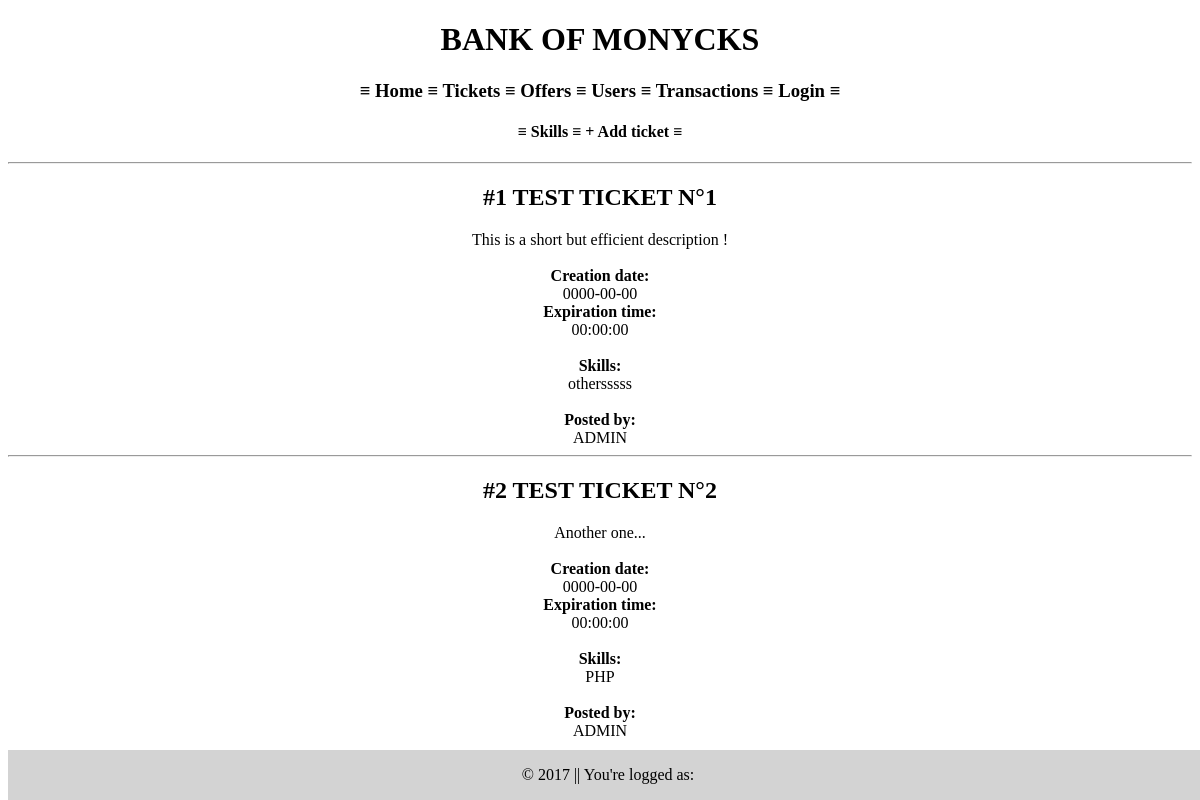
The page /index.php?ticket=list on the database its author committed.
### tables this page shows
CREATE TABLE `users` (
  `id` int(11) NOT NULL,
  `firstname` varchar(100) NOT NULL,
  `lastname` varchar(100) NOT NULL,
  `email` varchar(100) NOT NULL,
  `login` varchar(100) NOT NULL,
  `password` varchar(100) NOT NULL,
  `birthday` date NOT NULL
);

CREATE TABLE `tickets` (
  `id` int(11) NOT NULL,
  `title` varchar(255) NOT NULL,
  `description` varchar(500) NOT NULL,
  `creationDate` date NOT NULL,
  `expTime` time NOT NULL,
  `id_user_ticket` int(11) NOT NULL,
  `id_skill` int(11) NOT NULL
);

CREATE TABLE `skills` (
  `id` int(11) NOT NULL,
  `language` varchar(50) NOT NULL
);

### models/tickets.php (called while the page is built, shortened)
<?php
function getTickets ($bdd){
    $result = $bdd->query("SELECT u.login, t.*,s.language
FROM users u, tickets t, skills s
WHERE u.id=t.id_user_ticket
AND t.id_skill=s.id");
    return $result;
};

### views/listTicketView.php (the view, shortened to what this page needs)
<h4>≡
    <a href="<?php $project_path ?>index.php?skill=list">Skills</a> ≡
    <a href="<?php $project_path ?>index.php?ticket=create">+ Add ticket</a> ≡
</h4>
<?php
foreach (getTickets($bdd) as $tk) {
    echo '<hr><h2>#' . $tk['id'] . ' ' . $tk['title'];
          echo '</h2>'.$tk['description'] . '<br><br>
          <strong>Creation date:</strong><br>' . $tk['creationDate'] .'<br>
          <strong>Expiration time:</strong><br>' . $tk['expTime'] .'<br><br>
          <strong>Skills:</strong><br>' . $tk['language'] .'<br><br>
          <strong>Posted by:</strong><br>'.$tk['login'].'';
}
?>

### views/css/main.css (style rules this page uses)
body { text-align: center; padding-bottom: 30px; }
a { text-decoration: none; color: black; }

### rows shown on the page
users: tickets.id "1", tickets.title "TEST TICKET N°1", tickets.description "This is a short but efficient description !", tickets.creationDate "0000-00-00", tickets.expTime "00:00:00", skills.language "othersssss", login "ADMIN", tickets.id "2", tickets.title "TEST TICKET N°2", tickets.description "Another one...", skills.language "PHP"

### other values the page prints
$project_title "BANK OF MONYCKS"
